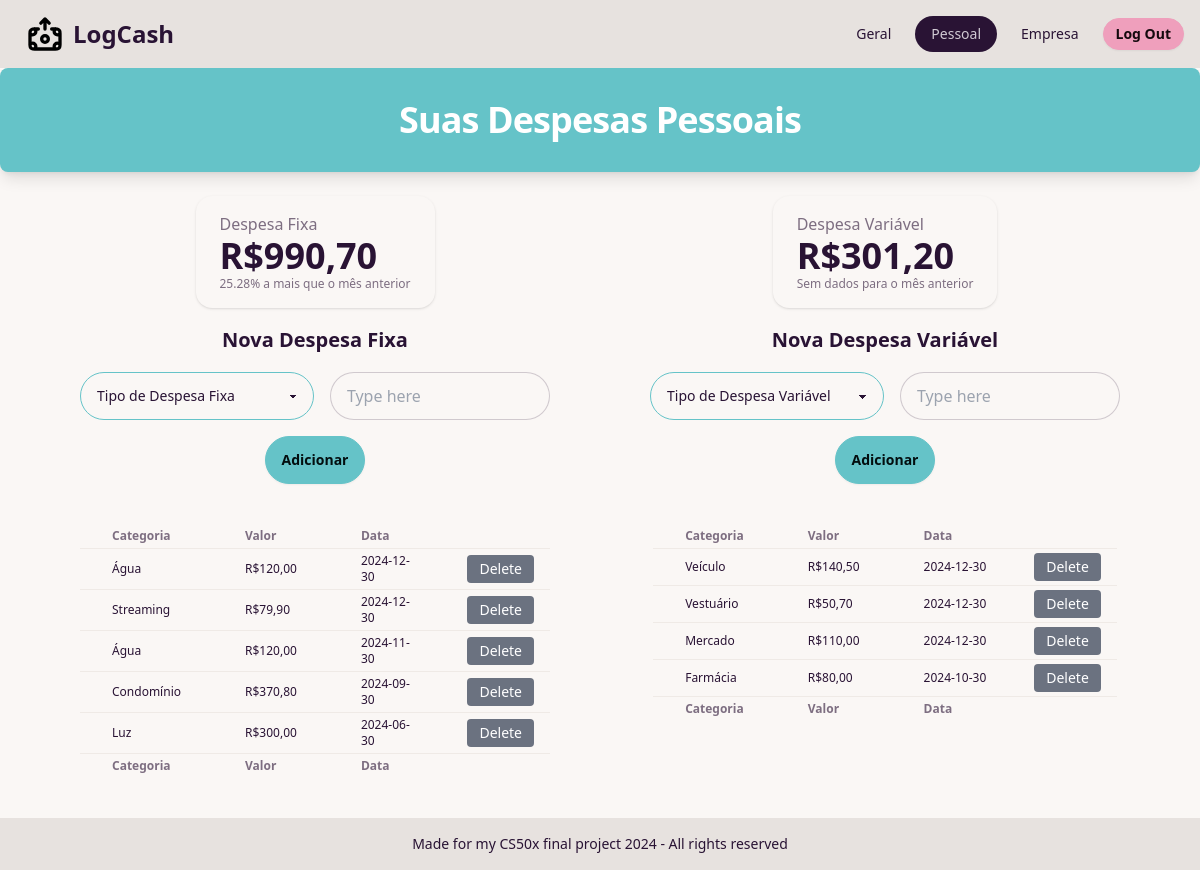
The page /pessoal (signed in) on the database its author committed.
### tables this page shows
CREATE TABLE "despesas" (
	"id"	INTEGER NOT NULL UNIQUE,
	"user_id"	INTEGER NOT NULL,
	"escopo"	TEXT NOT NULL,
	"tipo"	TEXT NOT NULL,
	"categoria"	TEXT NOT NULL,
	"valor"	NUMERIC NOT NULL,
	"time"	TEXT NOT NULL DEFAULT current_timestamp,
	PRIMARY KEY("id" AUTOINCREMENT),
	FOREIGN KEY("user_id") REFERENCES "users"("id")
);

### app.py (the view)
@app.route("/pessoal")
@login_required # if you go to this route not logged in, you'll be redirected to /login
def pessoal():
    cFixo = db.execute("SELECT categoria FROM categorias WHERE escopo = 'pessoal' AND tipo = 'fixo'")
    cVariavel = db.execute("SELECT categoria FROM categorias WHERE escopo = 'pessoal' AND tipo = 'variavel'")
    despesa_fixa = db.execute("SELECT SUM(valor) AS valor FROM despesas WHERE user_id = ? AND tipo = 'fixo' AND escopo = 'pessoal'", session["user_id"])
    despesa_fixa_anterior = db.execute("SELECT SUM(valor) AS valor FROM despesas WHERE user_id = ? AND tipo = 'fixo' AND escopo = 'pessoal' AND strftime('%Y-%m', time) != strftime('%Y-%m', 'now')", session["user_id"])
    print(despesa_fixa_anterior)
    if despesa_fixa[0]["valor"] == None:
        despesa_fixa[0]["valor"] = 0
    despesa_variavel = db.execute("SELECT SUM(valor) AS valor FROM despesas WHERE user_id = ? AND tipo = 'variavel' AND escopo = 'pessoal' AND strftime('%Y', time) = strftime('%Y', 'now') AND strftime('%m', time) = strftime('%m', 'now')", session["user_id"])
    despesa_variavel_anterior = db.execute(
                            "SELECT SUM(valor) AS valor FROM despesas WHERE user_id = ? AND tipo = 'variavel' AND escopo = 'pessoal' AND time BETWEEN date('now', 'start of month', '-1 month') AND date('now', 'start of month', '-1 day')", session["user_id"]
                            )
    if despesa_variavel[0]["valor"] == None:
        despesa_variavel[0]["valor"] = 0
    lista_fixo = db.execute("SELECT strftime('%Y-%m-%d', time) AS formatted_date, categoria, valor, id FROM despesas WHERE user_id = ? AND escopo = 'pessoal' AND tipo = 'fixo'", session["user_id"])
    lista_variavel = db.execute("SELECT strftime('%Y-%m-%d', time) AS formatted_date, categoria, valor, id FROM despesas WHERE user_id = ? AND escopo = 'pessoal' AND tipo = 'variavel'", session["user_id"])
    return render_template("pessoal.html", cFixo=cFixo, cVariavel=cVariavel, active_page="pessoal", despesa_fixa=despesa_fixa[0]["valor"], despesa_fixa_anterior=despesa_fixa_anterior[0]["valor"], despesa_variavel=despesa_variavel[0]["valor"], despesa_variavel_anterior=despesa_variavel_anterior[0]["valor"], lista_fixo=lista_fixo, lista_variavel=lista_variavel)

### app.py (called while the page is built)
@app.after_request
def after_request(response):
    response.headers["Cache-Control"] = "no-cache, no-store, must-revalidate"
    response.headers["Expires"] = 0
    response.headers["Pragma"] = "no-cache"
    return response

### helpers.py (called while the page is built)
def login_required(f):
    @wraps(f)
    def decorated_function(*args, **kwargs):
        if session.get("user_id") is None:
            return redirect("/login")
        return f(*args, **kwargs)
    return decorated_function

def brl(value):
    return f"R${value:,.2f}".replace(',', 'X').replace('.', ',').replace('X', '.')

### templates/pessoal.html (shortened to what this page needs)
{% extends "layout.html" %}
{% block main %}
<div class="bg-primary p-8 rounded-lg shadow-lg text-white text-center mb-6">
        <h2 class="text-2xl sm:text-4xl font-semibold tracking-tight">
            <span class="block">Suas Despesas Pessoais</span>
        </h2>
    </div>
<div class="flex sm:flex-row flex-col justify-center items-start gap-5">
  <div class="flex-1 flex flex-col items-center sm:ml-20 sm:mr-10">
    <div class="stats shadow">
      <div class="stat">
          <div class="stat-title">Despesa Fixa</div>
          <div class="stat-value">{{ despesa_fixa | brl }}</div>
          <div class="stat-desc">
              {% if despesa_fixa_anterior == None%}
                  Sem dados para o mês anterior
              {% elif despesa_fixa_anterior > 0%}
                  {% set percentage_diff = ((despesa_fixa - despesa_fixa_anterior) / despesa_fixa_anterior) * 100 %}
                  {{ percentage_diff | round(2) }}%
                  {% if percentage_diff > 0 %}
                      a mais
                  {% else %}
                      a menos
                  {% endif %}
                  que o mês anterior
              {% else %}
                  Sem dados para o mês anterior
              {% endif %}
          </div>
      </div>
    </div>
    <div class="p-2"></div>
    <article class="prose">
      <h3>Nova Despesa Fixa</h3>
    </article>
    <div class="p-2"></div>
      <form action="/pessoal_fixa" method="post">
        <div class="flex gap-4 items-center">
          <select class="select select-primary w-full max-w-xs" name="selectfx">
            <option disabled selected>Tipo de Despesa Fixa</option>
          </select>
          <input type="text" placeholder="Type here" class="input input-bordered w-full max-w-xs" name="inputfx" />
        </div>
        <div class="p-2"></div>
        <div class="flex justify-center">
        <button class="btn btn-primary" type="submit" name="submitfx">Adicionar</button>
        </div>
      </form>
    <div class="p-5"></div>
    <div class="flex justify-center">
      <table class="table table-xs">
        <thead>
          <tr>
            <th class="px-8">Categoria</th>
            <th class="px-8">Valor</th>
            <th class="px-8">Data</th>
            <th class="px-8"></th>
          </tr>
        </thead>
        <tbody>
          {% for row in lista_fixo|reverse %}
          <tr>
            <td class="px-8">{{ row.categoria }}</td>
            <td class="px-8">{{ row.valor | brl}}</td>
            <td class="px-8">{{ row.formatted_date }}</td>
            <form action="/delete" method="post">
              <td class="px-4"><button class="bg-gray-500 text-white text-sm py-1 px-3 rounded hover:bg-blue-400">Delete</button></td>
            </form>
          </tr>
          {% endfor %}
        </tbody>
        <tfoot>
          <tr>
            <th class="px-8">Categoria</th>
            <th class="px-8">Valor</th>
            <th class="px-8">Data</th>
            <th class="px-8"></th>
          </tr>
        </tfoot>
      </table>
    </div>
  </div>
  <div class="flex-1 flex flex-col items-center sm:ml-10 sm:mr-20">
    <div class="stats shadow">
      <div class="stat">
          <div class="stat-title">Despesa Variável</div>
          <div class="stat-value">{{ despesa_variavel | brl }}</div>
          <div class="stat-desc">
              {% if despesa_variavel_anterior == None%}
                  Sem dados para o mês anterior
              {% else %}
                  Sem dados para o mês anterior
              {% endif %}
          </div>
      </div>
    </div>
    <div class="p-2"></div>
    <article class="prose">
      <h3>Nova Despesa Variável</h3>
    </article>
    <div class="p-2"></div>
    <form action="/pessoal_variavel" method="post">
      <div class="flex gap-4 items-center">
        <select class="select select-primary w-full max-w-xs" name="selectvr">
          <option disabled selected>Tipo de Despesa Variável</option>
        </select>
        <input type="text" placeholder="Type here" class="input input-bordered w-full max-w-xs" name="inputvr" />
      </div>
      <div class="p-2"></div>
      <div class="flex justify-center">
      <button class="btn btn-primary" type="submit" name="submitvr">Adicionar</button>
      </div>
    </form>
    <div class="p-5"></div>
        <div class="flex justify-center">
      <table class="table table-xs">
        <thead>
          <tr>
            <th class="px-8">Categoria</th>
            <th class="px-8">Valor</th>
            <th class="px-8">Data</th>
            <th class="px-8"></th>
          </tr>
        </thead>
        <tbody>
          {% for row in lista_variavel|reverse %}
          <tr>
            <td class="px-8">{{ row.categoria }}</td>
            <td class="px-8">{{ row.valor | brl}}</td>
            <td class="px-8">{{ row.formatted_date }}</td>
            <td class="px-4"><button class="bg-gray-500 text-white text-sm py-1 px-3 rounded hover:bg-blue-400">Delete</button></td>
          </tr>
          {% endfor %}
        </tbody>
        <tfoot>
          <tr>
            <th class="px-8">Categoria</th>
            <th class="px-8">Valor</th>
            <th class="px-8">Data</th>
            <th class="px-8"></th>
          </tr>
        </tfoot>
      </table>
    </div>
  </div>
  </div>
<div class="p-5"></div>
{% endblock %}

### rows shown on the page
despesas: categoria "Água", valor|brl "R$120,00", formatted_date "2024-12-30"
despesas: categoria "Streaming", valor|brl "R$79,90", formatted_date "2024-12-30"
despesas: categoria "Água", valor|brl "R$120,00", formatted_date "2024-11-30"
despesas: categoria "Condomínio", valor|brl "R$370,80", formatted_date "2024-09-30"
despesas: categoria "Luz", valor|brl "R$300,00", formatted_date "2024-06-30"
despesas: categoria "Veículo", valor|brl "R$140,50", formatted_date "2024-12-30"
despesas: categoria "Vestuário", valor|brl "R$50,70", formatted_date "2024-12-30"
despesas: categoria "Mercado", valor|brl "R$110,00", formatted_date "2024-12-30"
despesas: categoria "Farmácia", valor|brl "R$80,00", formatted_date "2024-10-30"

### other values the page prints
{{ despesa_fixa | brl }} "R$990,70"
{{ percentage_diff | round(2) }} "25.28"
{{ despesa_variavel | brl }} "R$301,20"
